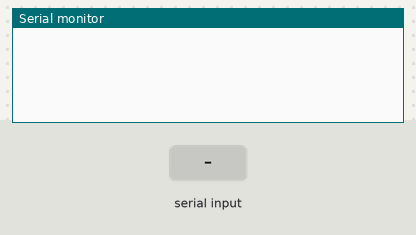
Simulated run of this sketch. Board: Arduino Uno, built with avr-gcc and run on an emulated ATmega328P. Parts: the last lines printed to the serial monitor. The test bench sets the inputs (shaded band).

Above: at 1.5 s.
1.6 s: "1\n" received over the second serial link
At 2.8 s:
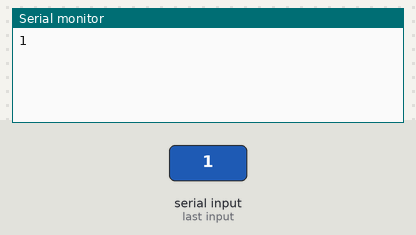
3.1 s: "0\n" received over the second serial link
At 4.2 s:
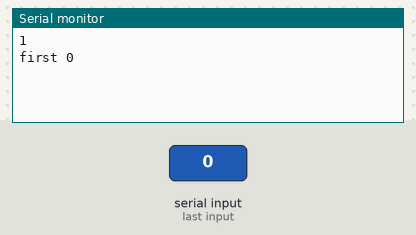

Measured:
- after the input at 1.6 s, the serial monitor: prints a new line at once (image 1)
- after the input at 3.1 s, the serial monitor: prints a new line at once (image 2)

The sketch:

2uart.ino
```cpp
#include <NeoSWSerial.h>
NeoSWSerial mySerial1(5, 13);
NeoSWSerial mySerial2(6, 13);
NeoSWSerial mySerial3(7, 13);
void setup() {
  Serial.begin(9600);
  delay(100);
  mySerial3.begin(9600);
  delay(100);
  mySerial2.begin(9600);
  delay(100);
  mySerial1.begin(9600);
}
bool first = true;
bool second = true;
bool third = true;
String first_data = "";
String second_data = "";
String third_data = "";
void loop() {

  if (mySerial1.available() && third)
  {
    char c = mySerial1.read();
    if (c != '\n')
    first_data = first_data + String(c);
    if (c == '\n')
    {
    first_data = first_data+ String(' ');
    mySerial2.begin(9600);
    Serial.print("first " + first_data);
    first_data = "";
    first = true;
    third = false;
    }
  }
  if (mySerial2.available() && first)
  {
    char c = mySerial2.read();
    if (c != '\n')
    second_data = second_data + String(c);
    if (c == '\n')
    {
    second_data = second_data+ String(' ');
    mySerial3.begin(9600);
    Serial.print(second_data);
    second_data = "second ";
    second = true;
    first = false;
    }
  }
  if (mySerial3.available() && second)
  {
    char c = mySerial3.read();
    if (c != '\n')
    third_data = third_data + String(c);
    if (c == '\n')
    {
    third_data = third_data + String('\n');
    mySerial1.begin(9600);
    Serial.print(third_data);
    third_data = "third ";
    third = true;
    second = false;
    }
  }
}
```
